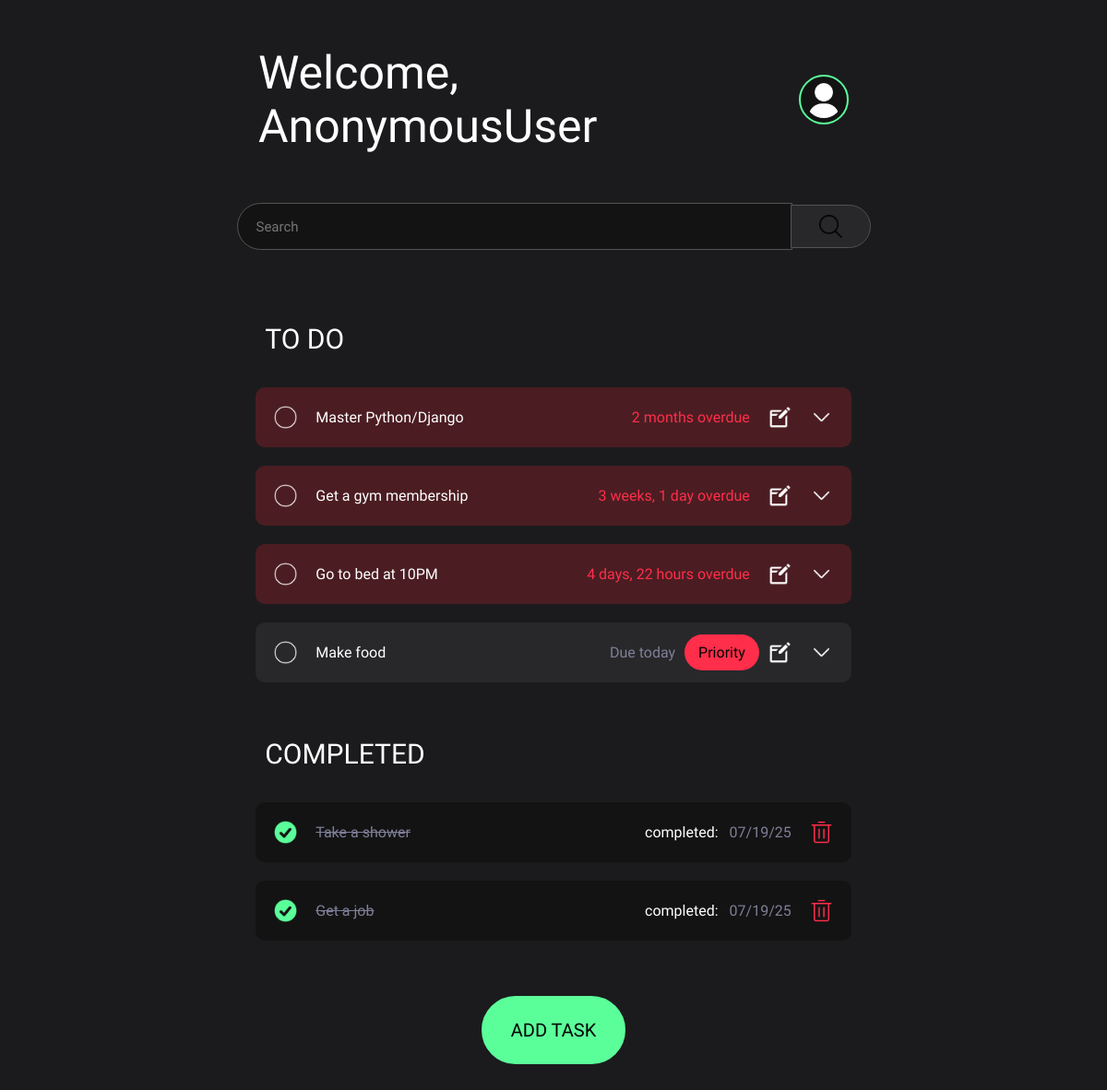
The page / on the database its author committed.
### base/models.py (models this page shows, shortened)
class Task(models.Model):
    user = models.ForeignKey(User, on_delete=models.CASCADE, null=True, blank=True)
    name = models.CharField(max_length=50)
    description = models.TextField(null=True, blank=True)
    priority = models.BooleanField(default=False)
    complete = models.BooleanField(default=False)
    due_date = models.DateField(null=True, blank=True)
    completed_date = models.DateField(null=True, blank=True)
    class Meta:
        ordering = ['due_date', '-priority']

### base/views.py (the view)
# urls.py: path('', views.task, name='task'),
def task(request):
    q = request.GET.get('q') if request.GET.get('q') != None else ''
    if q == '':
        print("Empty")
    else:
        print(f"Searching for: {q}")
    tasks = Task.objects.filter(
        Q(name__icontains=q) |
        Q(description__icontains=q)
    )
    no_tasks = not tasks.exists()
    if request.method == 'POST':
        new_task = Task.objects.create(
            name = request.POST.get('task-name'),
            due_date = request.POST.get('due-date')
        )
    for task in tasks:
        if task.due_date == timezone.now().date():
            task.is_due_today = True
        elif task.due_date < timezone.now().date():
            task.overdue = True
        if task.completed_date:
            task.completed_today = True if task.completed_date == timezone.now().date() else False
    return render(request, 'base/tasks.html', {'tasks': tasks, 'no_tasks': no_tasks, 'q': q})

### base/templates/base/tasks.html (shortened to what this page needs)
{% extends 'main.html' %}
{% block content %}
{% load static %}
<header>
    <h1>Welcome, {{user}}</h1>
    <img src="{% static 'images/avatar.png' %}" class="img__small" id="profile__pic" alt="">
</header>
<div class="search__bar">
    <form action="{% url 'task' %}">
        <input id="search__bar" name="q" placeholder="Search">
        <button>
            {% if q == '' %}
                <img src="{% static 'images/magnifying-glass.png' %}" class="img__small" alt="">
            {% else %}
                <img src="{% static 'images/return.png' %}" class="img__small" alt="">
            {% endif %}
        </button>
    </form>
</div>
<ul class="tasks incomplete">
    <h3 class="text__title">To Do</h3>
    {% for task in tasks %}
    {% if task.complete == False %}
    <li class="{% if task.overdue %}overdue{% endif %}">
        <div class="task-item">
            <div class="task__base">
                <div>
                    <a href="{% url 'complete-task' task.id %}" method='POST'>
                        <img src="{% static 'images/circle.png' %}" class="img__small task__incomplete" alt=""
                        onmouseover='this.src="{% static 'images/checkmark.png' %}"'
                        onmouseleave='this.src="{% static 'images/circle.png' %}"'>
                    </a>
                    <p class="text__main">{{task.name}}</p>
                </div>
                <div>
                    {% if task.is_due_today %}
                        <p class="text__secondary">Due today</p>
                    {% endif %}
                    {% if task.overdue %}
                        <p class="overdue text__secondary"> {{task.due_date|timesince}} overdue</p>
                    {% elif task.priority %}
                        <p class="priority">Priority</p>
                    {% endif %}
                    <a href="{% url 'update-task' task.id %}">
                        <img src="{% static 'images/edit.png' %}" class="img__small" alt="">
                    </a>
                    <a href="" class="expand-toggle-button">
                        <img src="{% static 'images/down-arrow.png' %}" class="img__small expand-icon-down" alt="">
                    </a>
                </div>
            </div>
        </div>
    </li>
    {% endif %}
    {% endfor %}
</ul>
<ul class="tasks complete">
    <h3 class="text__title">Completed</h3>
    {% for task in tasks %}
    {% if task.complete == True %}
    <li>
        <div class="task__base">
            <div>
                <a href="{% url 'incomplete-task' task.id %}" method='POST'>
                    <img src="{% static 'images/checkmark.png' %}" class="img__small" alt=""
                    onmouseleave='this.src="{% static 'images/checkmark.png' %}"'
                    onmouseover='this.src="{% static 'images/circle.png' %}"'>
                </a>
                <p class="text__secondary">{{task.name}}</p>
            </div>
            <div>
                <h4>completed: </h4>
                {% if task.completed_today == True %}
                <h4 class="text__secondary">Today</h4>
                {% elif task.completed_today == False %}
                <h4 class="text__secondary">{{task.completed_date|date:'m/d/y'}}</h4>
                {% endif %}
                <div>
                    <a href="{% url 'delete-task' task.id %}">
                        <img src="{% static 'images/trash.png' %}" class="img__small" alt="">
                    </a>
                </div>
            </div>
        </div>
    </li>
    {% endif %}
    {% endfor %}
</ul>
<div class="add__task">
    <a class="add__task__btn" href="{% url 'task-form' %}">
        <p class="text__main">Add task</p>
    </a>
</div>
{% endblock content %}

### templates/main.html (shortened to what this page needs)
<!DOCTYPE html>
{% load static %}
<html lang="en">
    <head>
        <link rel="stylesheet" href="{% static 'styles/main.css' %}">
    </head>
    <body>
        {% block content %}
        {% endblock content %}
    </body>
</html>

### static/styles/main.css (style rules this page uses)
:root { --accent-color: #5bff9a; --accent-color-2: #ff2e4a; --background-color-overdue: #4b1d22; --background-color-dark: #131314; --background-color: #1b1b1d; --background-color-light: #28282b; --text-color: white; --text-color-dark: rgb(127, 127, 151); --gray: rgb(83, 83, 83); }
* { display: flex; flex-direction: column; justify-content: center; align-items: center; background-color: var(--background-color); color: var(--text-color); margin: 0; padding: 0; font-family: "League Spartan", sans-serif; font-weight: 400; transition: 0.2s; }
#profile__pic { width: 40px; height: 40px; border-radius: 100%; background-color: var(--background-color-dark); border: 2px solid var(--accent-color); padding: 5px; }
body { display: flex; align-items: center; justify-content: center; }
h1 { width: 100%; font-size: 50px; align-items: center; }
h4, h5 { background-color: transparent; margin: 2px; }
header { margin: 50px 0 25px 0; display: flex; flex-direction: row; justify-content: space-between; align-items: center; width: 40rem; }
.search__bar form { display: flex; flex-direction: row; }
.search__bar button { padding: 0px 20px 0px 20px; border-radius: 0px 25px 25px 0px; border: 0; background-color: var(--background-color-light); outline: 1px solid var(--gray); }
.search__bar form { margin: 5px; }
.img__small { width: 25px; height: 25px; padding: 10px; background-image: url('static/images/checkmark.png'); }
a, img { background-color: transparent; }
#search__bar, .add__task__btn { width: 35rem; padding: 15.5px 20px; background-color: var(--background-color-dark); border: 0; font-size: 15px; margin: 25px 0; }
#search__bar { border-radius: 25px 0px 0px 25px; outline: 1px solid var(--gray); }
.add__task { display: flex; flex-direction: column; justify-content: space-between; align-items: center; text-align: center; border-radius: 35px; width: 90%; margin: 25px; text-transform: uppercase; }
.add__task__btn { justify-content: center; border-radius: 45px; width: 20%; padding: 10px; transition: 0.2s; background-color: var(--accent-color); border: 5px solid var(--accent-color); font-size: 20px; text-decoration: none; }
.add__task__btn p { color: black; }
.tasks { width: 90%; }
.tasks li { display: flex; flex-direction: column; justify-content: space-between; width: 100%; padding: 10px; background-color: var(--background-color-light); margin: 10px; border-radius: 10px; }
.tasks .overdue { background-color: var(--background-color-overdue); font-weight: 900; }
.task-item { display: flex; width: 100%; flex-direction: column; justify-content: space-between; }
.task__base, .task__description { display: flex; flex-direction: row; }
.task__base div, .task__description div { display: flex; flex-direction: row; }
.task__base { width: 100%; display: flex; flex-direction: row; justify-content: space-between; }
.complete li { background-color: var(--background-color-dark); }
.complete p { text-decoration: line-through; }
div { background-color: transparent; }
p { background-color: transparent; }
.text__secondary { width: 100%; color: var(--text-color-dark); text-align: left; margin: 10px; }
.text__main { color: var(--text-color); margin: 10px; }
.text__title { font-size: 30px; width: 100%; margin: 50px 0 25px 0; text-transform: uppercase; align-items: baseline; }
.overdue { color: var(--accent-color-2); font-weight: 200; margin: 10px; }
.overdue .text__secondary { font-weight: 400; }
.priority { background-color: var(--accent-color-2); color: black; border-radius: 35px; padding: 10px 15px; }

### rows shown on the page
Task: complete False (drawn), name "Master Python/Django", due_date "2 months"
Task: complete False (drawn), name "Get a gym membership", due_date "3 weeks, 1 day"
Task: complete False (drawn), name "Go to bed at 10PM", due_date "4 days, 22 hours"
Task: complete False (drawn), name "Make food", shows "Due today", priority "Priority"
Task: complete True (drawn), name "Take a shower", completed_date "07/19/25"
Task: complete True (drawn), name "Get a job", completed_date "07/19/25"

### other values the page prints
{{ user }} "AnonymousUser"
